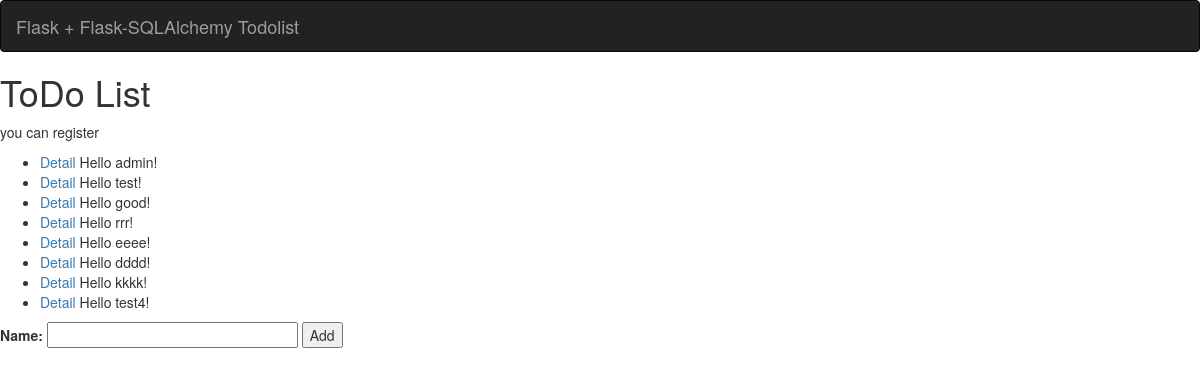
Before: / with the older database file.
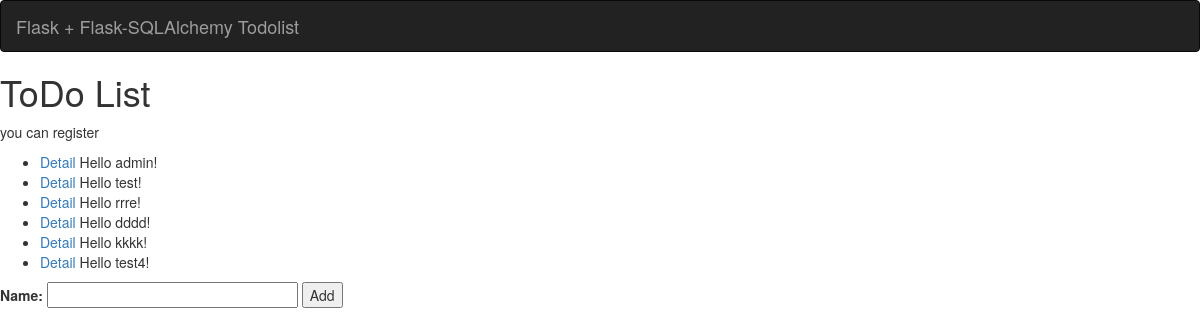
After: the same page with the newer database file.
### todo.py (models this page shows, shortened)
class User(db.Model):
  id = db.Column(db.Integer, primary_key=True)
  username = db.Column(db.String(80), unique=True)

### todo.py (the view)
@app.route("/")
def top():
  user_list = User.query.all()
  return render_template('showtodo.html',title='ユーザー一覧', user_list=user_list)

### templates/showtodo.html (shortened to what this page needs)
<!DOCTYPE html>
<html lang="ja">
<head>
  <link rel="stylesheet" href="https://maxcdn.bootstrapcdn.com/bootstrap/3.3.7/css/bootstrap.min.css">
</head>
<body>
  <nav class="navbar navbar-inverse">
    <div class="container-fluid">
      <div class="navbar-header">
        <a href="{{ url_for('top') }}" class="navbar-brand">
          Flask + Flask-SQLAlchemy Todolist
        </a>
      </div>
    </div>
  </nav>
  <h1>ToDo List</h1>
  <p>you can register</p>
  <div class="page">
    <ul class="users">
    {% for user in user_list %}
      <li>
        <a href="{{ url_for('show_user', user_id=user.id) }}">
          Detail
        </a>
        Hello {{ user.username}}!
      </li>
    {% endfor %}
    </ul>
    <form action="{{ url_for('add_user')}}" method="POST" class="add_user">
      <label for="username">Name:</label>
      <input type="text" size="30" id="username" name="username">
      <input type="submit" value="Add">
    </form>
  </div>
</body>
</html>

Changed rows visible on the page:
removed User: username "good"
removed User: username "eeee"
changed User: username "rrr" → "rrre"
